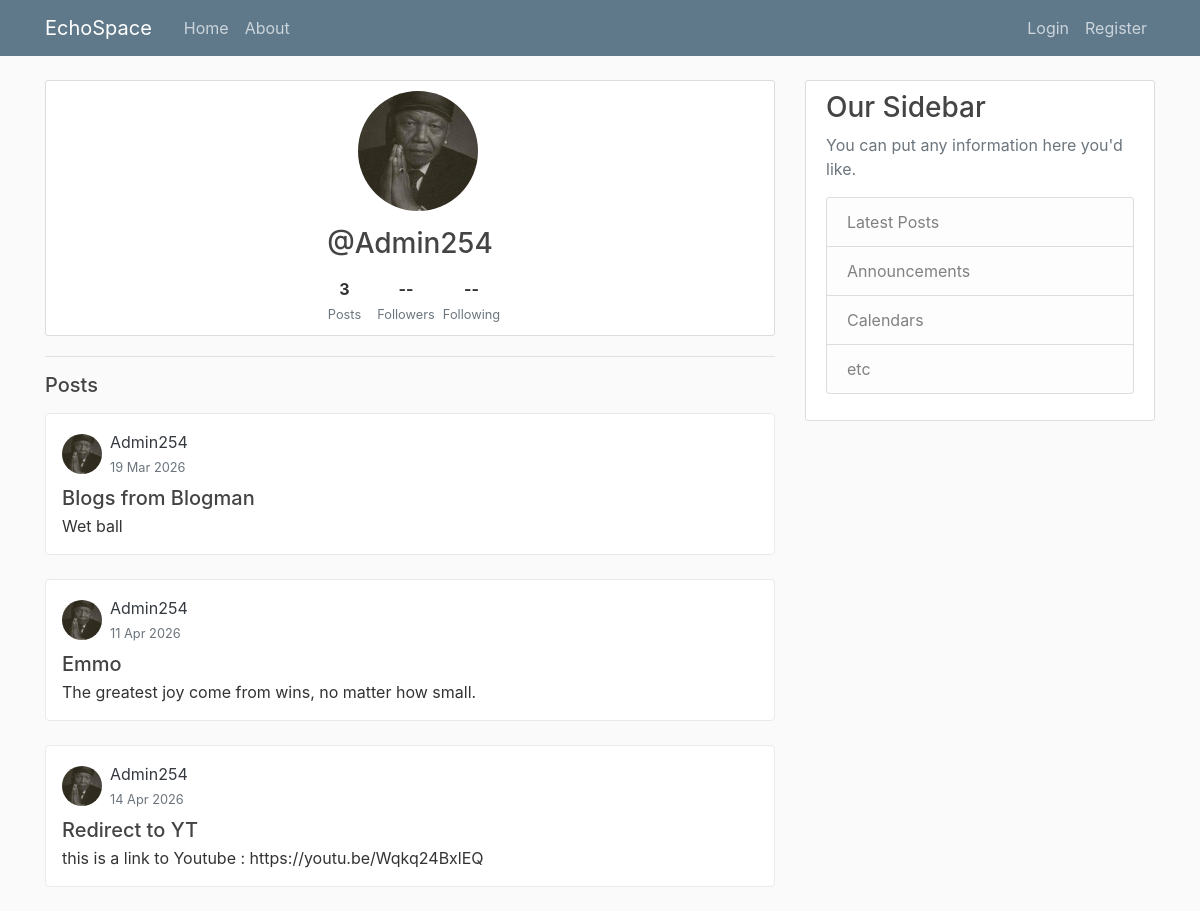
Before: /user/Admin254/ with the older database file.
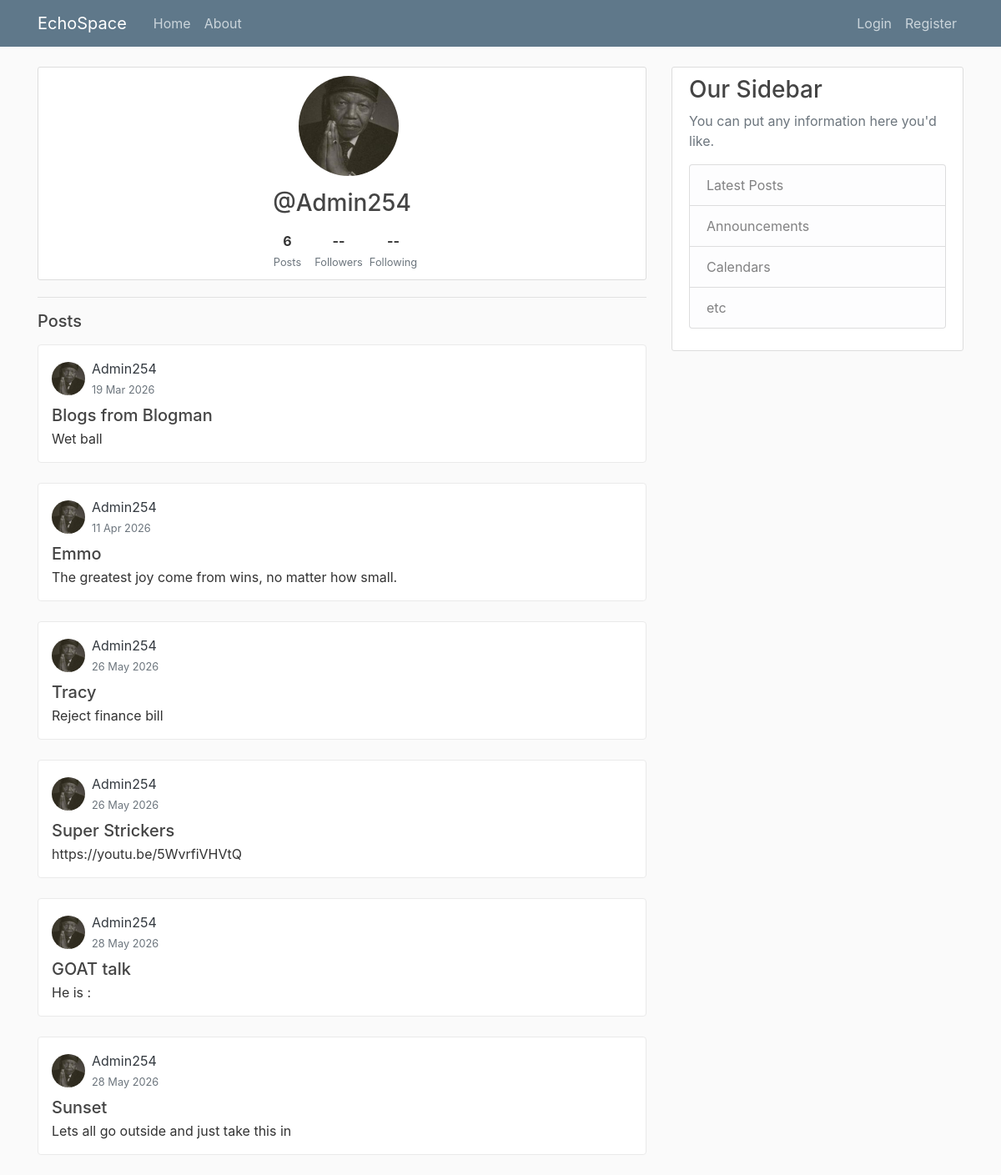
After: the same page with the newer database file.
### users/models.py (models this page shows, shortened)
class Profile(models.Model):
    user = models.OneToOneField(User, on_delete=models.CASCADE)
    image = models.ImageField(default='default.jpg', upload_to='profile_pics')

### blog/models.py (models this page shows, shortened)
class Post(models.Model):
    title = models.CharField(max_length=100)
    content = models.TextField()
    date_posted = models.DateTimeField(default=timezone.now)
    author = models.ForeignKey(User, on_delete=models.CASCADE)
    image = models.ImageField(upload_to='post_images/', blank=True, null=True)
    video = models.FileField(upload_to='post_videos/', blank=True, null=True)

### blog/views.py (the view)
# urls.py: path('user/<str:username>/', views.user_posts, name='user-posts'),
def user_posts(request, username):
    user = get_object_or_404(User, username=username)
    posts = Post.objects.filter(author=user)
    context = {
        'view_user': user,
        'posts': posts
    }
    return render(request, 'blog/user_posts.html', context)

### blog/templates/blog/user_posts.html (shortened to what this page needs)
{% extends "blog/base.html" %}
{% block content %}
<div class="content-section text-center">
  <img
    class="rounded-circle mb-3 ml-3"
    src="{{ view_user.profile.image.url }}"
    style="width: 120px; height: 120px; object-fit: cover;"
  >
  <h3 class="mb-1">@{{ view_user.username }}</h3>
  <div class="d-flex justify-content-center gap-4 mt-3">
    <div>
      <strong>{{ posts|length }}</strong><br>
      <small class="text-muted mx-2 ">Posts</small>
    </div>
    <div>
      <strong>--</strong><br>
      <small class="text-muted mx-2 ">Followers</small>
    </div>
    <div>
      <strong>--</strong><br>
      <small class="text-muted mx-auto ">Following</small>
    </div>
  </div>
</div>
<hr>
<h5 class="mb-3">Posts</h5>
{% for post in posts %}
  <article class="content-section mb-4 p-3 rounded" style="border: 1px solid #eaeaea;">
    <div class="d-flex align-items-center mb-2">
      <img
        class="rounded-circle me-2"
        src="{{ post.author.profile.image.url }}"
        style="width: 40px; height: 40px; object-fit: cover;"
      >
      <div class = "ml-2 ">
        <a href="{% url 'user-posts' post.author.username %}" class="fw-bold text-dark">
          {{ post.author }}
        </a><br>
        <small class="text-muted">
          {{ post.date_posted|date:"d M Y" }}
        </small>
      </div>
    </div>
    <h5 class="mb-1">{{ post.title }}</h5>
    <p class="mb-0">{{ post.content }}</p>
  </article>
{% empty %}
  <p class="text-muted">This user has no posts yet.</p>
{% endfor %}
{% endblock %}

### blog/templates/blog/base.html (shortened to what this page needs)
{% load static %}
<!DOCTYPE html>
<html lang="en">
<head>
    <link rel="stylesheet" href="https://cdn.jsdelivr.net/npm/bootstrap@4.0.0/dist/css/bootstrap.min.css">
    <link rel="stylesheet" text=" text/css " href="{% static 'blog/main.css'%}">
</head>
<body>
  <header class="site-header">
    <nav class="navbar navbar-expand-md navbar-dark bg-steel fixed-top">
      <div class="container">
        <a class="navbar-brand mr-4" href="{% url 'blog-home' %}">EchoSpace</a>
        <div class="collapse navbar-collapse" id="navbarToggle">
          <div class="navbar-nav mr-auto">
            <a class="nav-item nav-link" href="{% url 'blog-home' %}">Home</a>
            <a class="nav-item nav-link" href="{% url 'blog-about' %}">About</a>
          </div>
          <div class="navbar-nav">
            {% if user.is_authenticated %}
              <a class="nav-item nav-link" href="{% url 'post-create' %}">New Post</a>
                <form action="{% url 'users-logout' %}" method="post" class="d-inline">
                            {% csrf_token %}
                            <button type="submit" class="nav-item nav-link btn btn-link">
                              Logout
                            </button>
                          </form>
              <a class="nav-item nav-link" href="{% url 'users-profile' %}">Profile</a>
            {% else %}
              <a class="nav-item nav-link" href="{% url 'users-login' %}">Login</a>
              <a class="nav-item nav-link" href="{% url 'users-register' %}">Register</a>
            {% endif %}
          </div>
        </div>
      </div>
    </nav>
  </header>
  <main role="main" class="container">
    <div class="row">
      <div class="col-md-8">
        {% block content %}{% endblock %}
      </div>
      <div class="col-md-4">
        <div class="content-section">
          <h3>Our Sidebar</h3>
          <p class='text-muted'>You can put any information here you'd like.
            <ul class="list-group">
              <li class="list-group-item list-group-item-light">Latest Posts</li>
              <li class="list-group-item list-group-item-light">Announcements</li>
              <li class="list-group-item list-group-item-light">Calendars</li>
              <li class="list-group-item list-group-item-light">etc</li>
            </ul>
          </p>
        </div>
      </div>
    </div>
  </main>
</body>
</html>

### blog/static/blog/main.css (style rules this page uses)
body { background: #fafafa; color: #333333; margin-top: 5rem; }
h1, h2, h3, h4, h5, h6 { color: #444444; }
ul { margin: 0; }
.bg-steel { background-color: #5f788a; }
.site-header .navbar-nav .nav-link { color: #cbd5db; }
.content-section { background: #ffffff; padding: 10px 20px; border: 1px solid #dddddd; border-radius: 3px; margin-bottom: 20px; }

Changed rows visible on the page:
removed Post: author.profile.image (picture), author "Admin254", date_posted "14 Apr 2026", title "Redirect to YT", content "this is a link to Youtube : https://youtu.be/Wqkq24BxlEQ"
added Post: author.profile.image (picture), author "Admin254", date_posted "26 May 2026", title "Tracy", content "Reject finance bill"
added Post: author.profile.image (picture), author "Admin254", date_posted "26 May 2026", title "Super Strickers", content "https://youtu.be/5WvrfiVHVtQ"
added Post: author.profile.image (picture), author "Admin254", date_posted "28 May 2026", title "GOAT talk", content "He is :"
added Post: author.profile.image (picture), author "Admin254", date_posted "28 May 2026", title "Sunset", content "Lets all go outside and just take this in"
Other visible differences:
{{ posts|length }}: "3" → "6"
